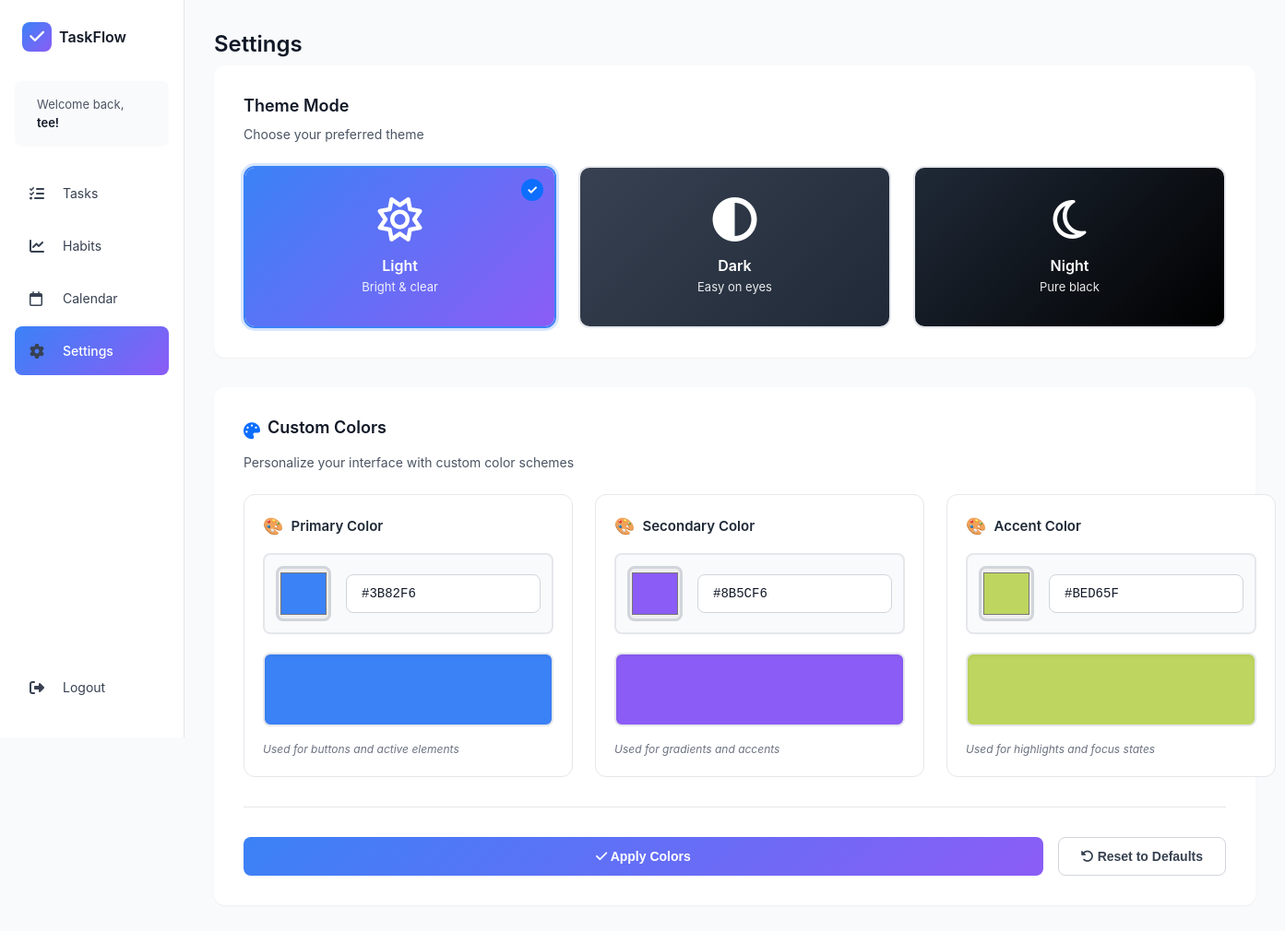
The page /settings/ (signed in) on the database its author committed.
### todo_app/models.py (models this page shows, shortened)
class UserProfile(models.Model):
    user = models.OneToOneField(User, on_delete=models.CASCADE, related_name='profile')
    custom_name = models.CharField(max_length=100, default='User')
    productivity_preference = models.CharField(
        max_length=20,
        choices=PRODUCTIVITY_PREFERENCE,
        default='anytime',
        help_text="When are you most productive?"
    )
    onboarding_completed = models.BooleanField(default=False)
    theme_mode = models.CharField(max_length=20, choices=THEME_MODES, default='light')
    primary_color = models.CharField(max_length=7, default='#3b82f6')  # Blue
    secondary_color = models.CharField(max_length=7, default='#8b5cf6')  # Purple
    accent_color = models.CharField(max_length=7, default='#ec4899')  # Pink
    created_at = models.DateTimeField(auto_now_add=True)

### todo_app/views.py (the view, shortened to what this page needs)
# urls.py: path('settings/', views.settings_view, name='settings_view'),
@login_required
def settings_view(request):
    profile = get_object_or_404(UserProfile, user=request.user)
    context = {
        'user_name': profile.custom_name,
        'profile': profile,
        'theme_modes': THEME_MODES,
    }
    return render(request, 'todo_app/settings.html', context)

### todo_app/templates/todo_app/settings.html (shortened to what this page needs)
{% extends "todo_app/base_with_sidebar.html" %}
{% load static %}
{% block main_content %}
<div class="settings-wrapper">
    <h1 class="page-title">Settings</h1>
    <div class="settings-section theme-section">
        <h2 class="section-heading">Theme Mode</h2>
        <p class="section-description">Choose your preferred theme</p>
        <div class="theme-options">
            <label class="theme-card {% if profile.theme_mode == 'light' %}active{% endif %}" data-theme="light">
                <div class="theme-card-content light-mode-card">
                    <i class="fa-regular fa-sun theme-icon"></i>
                    <h3>Light</h3>
                    <p>Bright & clear</p>
                </div>
            </label>
            <label class="theme-card {% if profile.theme_mode == 'dark' %}active{% endif %}" data-theme="dark">
                <div class="theme-card-content dark-mode-card">
                    <i class="fa-solid fa-circle-half-stroke theme-icon"></i>
                    <h3>Dark</h3>
                    <p>Easy on eyes</p>
                </div>
            </label>
            <label class="theme-card {% if profile.theme_mode == 'night' %}active{% endif %}" data-theme="night">
                <div class="theme-card-content night-mode-card">
                    <i class="fa-regular fa-moon theme-icon"></i>
                    <h3>Night</h3>
                    <p>Pure black</p>
                </div>
            </label>
        </div>
    </div>
    <div class="settings-section color-section">
        <div class="section-header-with-icon">
            <i class="fa-solid fa-palette"></i>
            <h2 class="section-heading">Custom Colors</h2>
        </div>
        <p class="section-description">Personalize your interface with custom color schemes</p>
        <form method="POST" id="color-form">
            <div class="color-grid">
                <div class="color-picker-group">
                    <label>Primary Color</label>
                    <div class="color-input-wrapper">
                        <input type="color" id="primary-picker" value="{{ profile.primary_color }}" class="color-picker">
                        <input type="text" name="primary_color" id="primary-input" value="{{ profile.primary_color }}" class="hex-input" maxlength="7" placeholder="#3B82F6">
                    </div>
                    <div class="color-preview" id="primary-preview"></div>
                    <span class="color-helper-text">Used for buttons and active elements</span>
                </div>
                <div class="color-picker-group">
                    <label>Secondary Color</label>
                    <div class="color-input-wrapper">
                        <input type="color" id="secondary-picker" value="{{ profile.secondary_color }}" class="color-picker">
                        <input type="text" name="secondary_color" id="secondary-input" value="{{ profile.secondary_color }}" class="hex-input" maxlength="7" placeholder="#8B5CF6">
                    </div>
                    <div class="color-preview" id="secondary-preview"></div>
                    <span class="color-helper-text">Used for gradients and accents</span>
                </div>
                <div class="color-picker-group">
                    <label>Accent Color</label>
                    <div class="color-input-wrapper">
                        <input type="color" id="accent-picker" value="{{ profile.accent_color }}" class="color-picker">
                        <input type="text" name="accent_color" id="accent-input" value="{{ profile.accent_color }}" class="hex-input" maxlength="7" placeholder="#EC4899">
                    </div>
                    <div class="color-preview" id="accent-preview"></div>
                    <span class="color-helper-text">Used for highlights and focus states</span>
                </div>
            </div>
            <div class="color-actions">
                <button type="submit" name="apply_colors" class="btn-apply">
                    <i class="fa-solid fa-check"></i> Apply Colors
                </button>
                <button type="submit" name="reset_colors" class="btn-reset">
                    <i class="fa-solid fa-rotate-left"></i> Reset to Defaults
                </button>
            </div>
        </form>
    </div>
</div>
{% endblock %}

### todo_app/templates/todo_app/partials/sidebar.html
{% load static %}
<aside class="sidebar">
    <div class="sidebar-header">
        <div class="logo-container">
            <div class="logo-icon">
                <i class="fa-solid fa-check"></i>
            </div>
            <span class="logo-text">TaskFlow</span>
        </div>
    </div>
    <div class="sidebar-welcome">
        <p>Welcome back,</p>
        <p class="user-name">{{ user_name|default:user.username }}!</p>
    </div>
    <nav class="sidebar-nav">
        <a href="{% url 'dashboard' %}" class="nav-item {% if request.resolver_match.url_name == 'dashboard' %}active{% endif %}">
            <i class="fa-solid fa-list-check"></i>
            <span>Tasks</span>
        </a>
        <a href="{% url 'habits_view' %}" class="nav-item {% if request.resolver_match.url_name == 'habits_view' %}active{% endif %}">
            <i class="fa-solid fa-chart-line"></i>
            <span>Habits</span>
        </a>
        <a href="{% url 'calendar_view' %}" class="nav-item {% if request.resolver_match.url_name == 'calendar_view' %}active{% endif %}">
            <i class="fa-regular fa-calendar"></i>
            <span>Calendar</span>
        </a>
        <a href="{% url 'settings_view' %}" class="nav-item {% if request.resolver_match.url_name == 'settings_view' %}active{% endif %}">
            <i class="fa-solid fa-gear"></i>
            <span>Settings</span>
        </a>
    </nav>
    <div class="sidebar-footer">
        <a href="{% url 'logout' %}" class="nav-item logout-btn">
            <i class="fa-solid fa-right-from-bracket"></i>
            <span>Logout</span>
        </a>
    </div>
</aside>

### todo_app/static/css/theme-system.css (style rules this page uses)
:root { --primary-color: #3b82f6; --secondary-color: #8b5cf6; --accent-color: #ec4899; --color-active: #0d6efd; --color-completed: #10b981; --color-overdue: #ef4444; --color-attention: #f59e0b; --gray-50: #f9fafb; --gray-100: #f3f4f6; --gray-200: #e5e7eb; --gray-300: #d1d5db; --gray-400: #9ca3af; --gray-500: #6b7280; --gray-600: #4b5563; --gray-700: #374151; --gray-800: #1f2937; --gray-900: #111827; --font-primary: -apple-system, BlinkMacSystemFont, 'Segoe UI', 'Roboto', 'Oxygen', 'Ubuntu', 'Helvetica Neue', sans-serif; --sidebar-width: 200px; --content-max-width: 1400px; --spacing-xs: 4px; --spacing-sm: 8px; --spacing-md: 16px; --spacing-lg: 24px; --spacing-xl: 32px; --spacing-2xl: 48px; --radius-sm: 6px; --radius-md: 8px; --radius-lg: 12px; --radius-xl: 20px; --shadow-sm: 0 1px 2px 0 rgba(0, 0, 0, 0.05); --shadow-md: 0 4px 6px -1px rgba(0, 0, 0, 0.1); --shadow-lg: 0 10px 15px -3px rgba(0, 0, 0, 0.1); --shadow-xl: 0 20px 60px rgba(0, 0, 0, 0.15); }
* { margin: 0; padding: 0; box-sizing: border-box; }
body { font-family: var(--font-primary); background: var(--gray-50); color: var(--gray-900); line-height: 1.6; transition: background-color 0.3s ease, color 0.3s ease; }
h1, h2, h3, h4, h5, h6 { font-family: var(--font-primary); font-weight: 600; line-height: 1.3; }
body[data-theme="light"] { background: var(--gray-50); color: var(--gray-900); }
body[data-theme="light"] .sidebar { background: white; border-right-color: var(--gray-200); }
body[data-theme="light"] .task-card, body[data-theme="light"] .habit-card, body[data-theme="light"] .calendar-container, body[data-theme="light"] .settings-section, body[data-theme="light"] .tabs-container { background: white; border-color: var(--gray-200); color: var(--gray-900); }
body[data-theme="light"] .page-title, body[data-theme="light"] .section-heading, body[data-theme="light"] .task-title, body[data-theme="light"] .habit-title { color: var(--gray-900); }
body[data-theme="light"] .form-input, body[data-theme="light"] .form-select, body[data-theme="light"] .hex-input { background: white; border-color: var(--gray-300); color: var(--gray-900); }
body[data-theme="light"] .nav-item { color: var(--gray-700); }
.gradient-add-btn, .btn-primary, .btn-apply, .gradient-btn { background: linear-gradient(135deg, var(--primary-color), var(--secondary-color)) !important; color: white; }
.nav-item.active { background: linear-gradient(135deg, var(--primary-color), var(--secondary-color)) !important; color: white; }
.logo-icon { background: linear-gradient(135deg, var(--primary-color), var(--secondary-color)) !important; }
.light-mode-card { background: linear-gradient(135deg, var(--primary-color), var(--secondary-color)) !important; color: white; }
.theme-card.active { border-color: var(--primary-color) !important; box-shadow: 0 0 0 3px color-mix(in srgb, var(--primary-color) 20%, transparent) !important; }
body, .sidebar, .main-content, .task-card, .habit-card, .settings-section, .calendar-container, .tabs-container, .form-input, .modal-dialog { transition: background-color 0.3s ease, color 0.3s ease, border-color 0.3s ease; }

### todo_app/templates/todo_app/settings.html (style rules this page uses)
.color-input-wrapper { display: flex; align-items: center; gap: var(--spacing-md); padding: 12px; background: var(--gray-50); border-radius: var(--radius-md); border: 2px solid var(--gray-200); transition: all 0.2s ease; }
.color-picker { width: 60px; height: 60px; border: 3px solid var(--gray-300); border-radius: var(--radius-md); cursor: pointer; transition: all 0.2s ease; flex-shrink: 0; }
.hex-input { flex: 1; padding: 12px 16px; border: 1px solid var(--gray-300); border-radius: var(--radius-md); font-size: 14px; font-family: 'Courier New', monospace; text-transform: uppercase; background: white; transition: all 0.2s ease; }
.color-preview { width: 100%; height: 80px; border-radius: var(--radius-md); border: 2px solid var(--gray-200); margin-top: 12px; transition: all 0.3s ease; box-shadow: inset 0 2px 4px rgba(0,0,0,0.05); }
.color-picker-group { display: flex; flex-direction: column; gap: var(--spacing-sm); background: white; padding: 20px; border-radius: var(--radius-lg); border: 1px solid var(--gray-200); transition: all 0.2s ease; }
.color-picker-group label { font-size: 15px; font-weight: 600; color: var(--gray-800); margin-bottom: 8px; display: flex; align-items: center; gap: 8px; }
.color-picker-group label::before { content: "🎨"; font-size: 18px; }
.color-helper-text { font-size: 12px; color: var(--gray-500); margin-top: 8px; font-style: italic; }

### rows shown on the page
UserProfile: custom_name.username "tee", primary_color "#3b82f6", secondary_color "#8b5cf6", accent_color "#bed65f"
